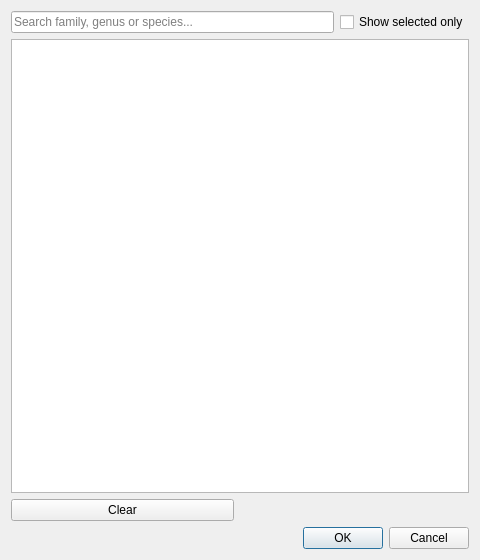
<?xml version="1.0" encoding="UTF-8"?>
<ui version="4.0">
 <class>SpeciesListDialog</class>
 <widget class="QDialog" name="SpeciesListDialog">
  <property name="geometry">
   <rect>
    <x>0</x>
    <y>0</y>
    <width>480</width>
    <height>560</height>
   </rect>
  </property>
  <property name="minimumSize">
   <size>
    <width>360</width>
    <height>320</height>
   </size>
  </property>
  <property name="windowTitle">
   <string>Species list</string>
  </property>
  <layout class="QVBoxLayout" name="verticalLayout" stretch="0,1,0,0">
   <item>
    <layout class="QHBoxLayout" name="filters_layout" stretch="1,0">
     <item>
      <widget class="QLineEdit" name="search_line_edit">
       <property name="placeholderText">
        <string>Search family, genus or species...</string>
       </property>
       <property name="clearButtonEnabled">
        <bool>true</bool>
       </property>
      </widget>
     </item>
     <item>
      <widget class="QCheckBox" name="selected_only_check_box">
       <property name="text">
        <string>Show selected only</string>
       </property>
      </widget>
     </item>
    </layout>
   </item>
   <item>
    <widget class="QTreeWidget" name="species_tree">
     <attribute name="headerVisible">
      <bool>false</bool>
     </attribute>
     <column>
      <property name="text">
       <string notr="true">Species</string>
      </property>
     </column>
    </widget>
   </item>
   <item>
    <layout class="QHBoxLayout" name="footer_layout">
     <item>
      <widget class="QPushButton" name="clear_button">
       <property name="toolTip">
        <string>Untick all species, so the classifier names any species</string>
       </property>
       <property name="text">
        <string>Clear</string>
       </property>
      </widget>
     </item>
     <item>
      <spacer name="footer_spacer">
       <property name="orientation">
        <enum>Qt::Orientation::Horizontal</enum>
       </property>
      </spacer>
     </item>
     <item>
      <widget class="QLabel" name="count_label"/>
     </item>
    </layout>
   </item>
   <item>
    <widget class="QDialogButtonBox" name="button_box">
     <property name="orientation">
      <enum>Qt::Orientation::Horizontal</enum>
     </property>
     <property name="standardButtons">
      <set>QDialogButtonBox::StandardButton::Cancel|QDialogButtonBox::StandardButton::Ok</set>
     </property>
    </widget>
   </item>
  </layout>
 </widget>
 <connections>
  <connection>
   <sender>button_box</sender>
   <signal>accepted()</signal>
   <receiver>SpeciesListDialog</receiver>
   <slot>accept()</slot>
  </connection>
  <connection>
   <sender>button_box</sender>
   <signal>rejected()</signal>
   <receiver>SpeciesListDialog</receiver>
   <slot>reject()</slot>
  </connection>
 </connections>
</ui>
